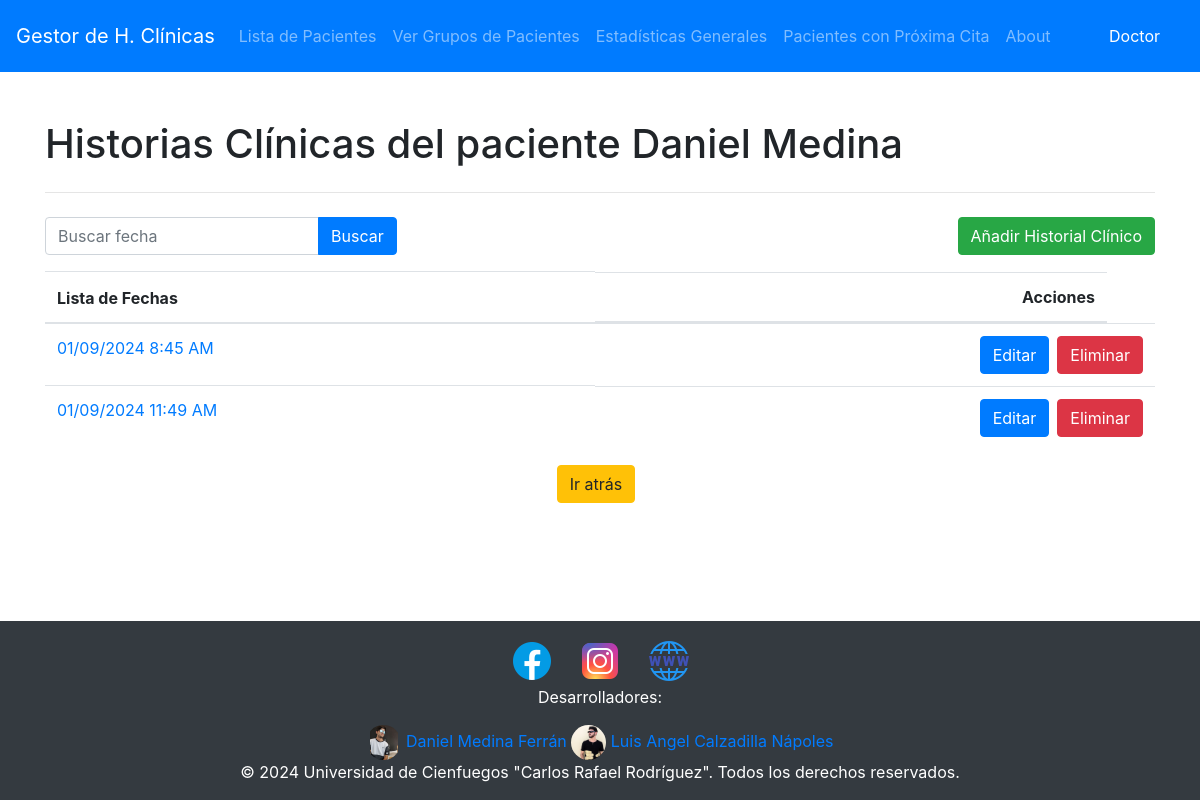
Screenshot of /pacientes/01111972163/fechas/ (signed in) with the database file from the repository.
### Historia/models.py (models this page shows, shortened)
class Paciente(models.Model):
    ci = models.CharField(primary_key=True, max_length=11)
    nombre = models.CharField(max_length=50)
    apellidos = models.CharField(max_length=50)
    telefono = models.IntegerField(null=True)
    direccion = models.CharField(max_length=50)
    SEXO_CHOICES = (
        ('M', 'Masculino'),
        ('F', 'Femenino'),
    )
    sexo = models.CharField(max_length=1, choices=SEXO_CHOICES)
    RAZA_CHOICES = (
        ('B', 'Blanco'),
        ('N', 'Negro'),
    )
    raza = models.CharField(max_length=1, choices=RAZA_CHOICES)
    edad = models.IntegerField()

class Fecha(models.Model):
    id = models.IntegerField(primary_key=True)
    fecha_inicial = models.DateTimeField()
    paciente = models.ForeignKey(Paciente, on_delete=models.CASCADE, related_name='fechas')

### Historia/views/fechas.py (the view)
# urls.py: path('pacientes/<str:pk>/fechas/', fechas.ver_fechas_paciente, name='ver_fechas_paciente'),
@login_required(login_url="/")
def ver_fechas_paciente(request, pk):
    paciente = get_object_or_404(Paciente, pk=pk)
    search_query = request.GET.get('search', '')
    if search_query:
        try:
            search_date = datetime.strptime(search_query, '%d/%m/%Y')
            fechas = Fecha.objects.filter(paciente=paciente, fecha_inicial__date=search_date.date(), fecha_inicial__time=search_date.time())
        except ValueError:
            fechas = Fecha.objects.filter(paciente=paciente, fecha_inicial__icontains=search_query)
    else:
        fechas = Fecha.objects.filter(paciente=paciente)
    context = {
        'paciente': paciente,
        'fechas': fechas,
        'search_query': search_query
    }
    return render(request, 'fechas/fechas_paciente.html', context)

### Historia/templates/fechas/fechas_paciente.html
{% extends 'base.html' %}
{% block content %}
<h1>Historias Clínicas del paciente {{ paciente.nombre }} {{ paciente.apellidos }}</h1>
<hr class="my-4" />
<div class="d-flex justify-content-between align-items-center mb-3">
	<form action="{% url 'ver_fechas_paciente' paciente.pk %}" method="get" class="form-inline">
		<div class="input-group">
			<input type="text" class="form-control" name="search" placeholder="Buscar fecha" value="{{ search_query }}">
			<div class="input-group-append">
				<button class="btn btn-primary mr-2" type="submit">Buscar</button>
			</div>
		</div>
	</form>
    {% if perms.Historia.change_fecha %}
	<a class="btn btn-success" href="{% url 'crear_fecha_paciente' paciente.pk %}"
	>Añadir Historial Clínico</a
	>
    {% endif %}
</div>
<table class="table">
    <thead>
        <tr>
            <th>Lista de Fechas</th>
            {% if perms.Historia.change_fecha %}
            <th class="d-flex justify-content-end mr-5">Acciones</th>
            {% endif %}
        </tr>
    </thead>
    <tbody>
        {% for fecha in fechas %}
        <tr>
            <td>
                <a href="{% url 'ver_egeneral' paciente.pk fecha.pk %}">{{ fecha.fecha_inicial|date:"d/m/Y  g:i A" }}</a>
            </td>
            {% if perms.Historia.change_fecha %}
            <td class="d-flex justify-content-end">
                <a class="btn btn-primary mr-2" href="{% url 'editar_fecha_paciente' paciente.pk fecha.pk %}">Editar</a>
                <a class="btn btn-danger" href="{% url 'eliminar_fecha_paciente' paciente.pk fecha.pk %}">Eliminar</a>
            </td>
            {% endif %}
        </tr>
        {% endfor %}
    </tbody>
</table>
<div class="d-flex justify-content-center">
	<a class="btn btn-warning mr-2" href="{% url 'lista_pacientes' %}" class="back-button">Ir atrás</a>
	</div>
</div>
{% endblock %}

### Historia/templates/base.html (shortened to what this page needs)
<!DOCTYPE html>
<html lang="en">
<head>
    {% load static %}
    <link rel="stylesheet" href="https://stackpath.bootstrapcdn.com/bootstrap/4.5.2/css/bootstrap.min.css" />
    <link rel="stylesheet" href="https://cdnjs.cloudflare.com/ajax/libs/font-awesome/5.15.4/css/all.min.css" />
</head>
<body>
    <nav class="navbar navbar-expand-lg navbar-dark bg-primary no-pdf">
        <a class="navbar-brand" href="{% url 'home' %}">Gestor de H. Clínicas</a>
        <div class="collapse navbar-collapse" id="navbarNav">
            <ul class="navbar-nav">
                <li class="nav-item">
                    <a class="nav-link" href="{% url 'lista_pacientes' %}">Lista de Pacientes</a>
                </li>
                <li class="nav-item">
                    <a class="nav-link" href="{% url 'grupos_pacientes' %}">Ver Grupos de Pacientes</a>
                </li>
                <li class="nav-item">
                    <a class="nav-link" href="{% url 'estadisticas_generales' %}">Estadísticas Generales</a>
                </li>
                <li class="nav-item">
                    <a class="nav-link" href="{% url 'pacientes_con_proxima_cita' %}">Pacientes con Próxima Cita</a>
                </li>
                <li class="nav-item">
                    <a class="nav-link" href="{% url 'about' %}">About</a>
                </li>
            </ul>
        </div>
        <div class="navbar">
            <div class="navbar-nav">
                <li class="nav-item">
                    <span class="nav-link text-white">{{ user.first_name }}</span>
                </li>
            </div>
        </div>
    </nav>
    <div class="container my-5 content">{% block content %} {% endblock %}</div>
	<footer class="no-pdf">
		<div class="footer-content">
			<div class="footer-container">
				<div class="footer-icons">
					<a href="https://www.facebook.com/ucfgos/" aria-label="Facebook">
						<img src="{% static 'icons/facebook.png' %}" alt="Facebook">
					</a>
					<a href="https://instagram.com/ucfgos" aria-label="Instagram">
						<img src="{% static 'icons/instagram.png' %}" alt="Instagram">
					</a>
					<a href="http://www.ucf.edu.cu/" aria-label="Web">
						<img src="{% static 'icons/web.png' %}" alt="Web">
					</a>
				</div>
				<div class="footer-developers">
					<p>Desarrolladores:</p>
					<div class="developer-icons">
						<a href="#" aria-label="medina">
							<img src="{% static 'icons/medina.jpg' %}" alt="Daniel Medina Ferrán" class="developer-icon-img">
							<span>Daniel Medina Ferrán</span>
						</a>
						<a href="#" aria-label="luisangel">
							<img src="{% static 'icons/luisangel.jpg' %}" alt="Luis Angel Calzadilla Nápoles" class="developer-icon-img">
							<span>Luis Angel Calzadilla Nápoles</span>
						</a>
					</div>
				</div>
			</div>
		</div>
		<p class="mb-0 text-center">© {{ year }} 2024 Universidad de Cienfuegos "Carlos Rafael Rodríguez". Todos los derechos reservados.</p>
	</footer>
</body>
</html>

### Historia/templates/base.html (style rules this page uses)
body { display: flex; flex-direction: column; min-height: 100vh; margin: 0; }
.content { flex: 1; }
.navbar-nav { position: relative; }
.nav-link { color: white; text-decoration: none; }
footer { background-color: #343a40; color: #ffffff; padding: 1rem; text-align: center; width: 100%; }
.footer-icons a { color: #ffffff; margin: 0 0.5rem; }
.developer-icon-img { border-radius: 50%; width: 35px; height: 35px; object-fit: contain; }

### rows the page displays
Paciente: nombre "Daniel", apellidos "Medina"
Fecha: fecha_inicial "01/09/2024 8:45 AM"
Fecha: fecha_inicial "01/09/2024 11:49 AM"

### other values shown
{{ user.first_name }} "Doctor"
